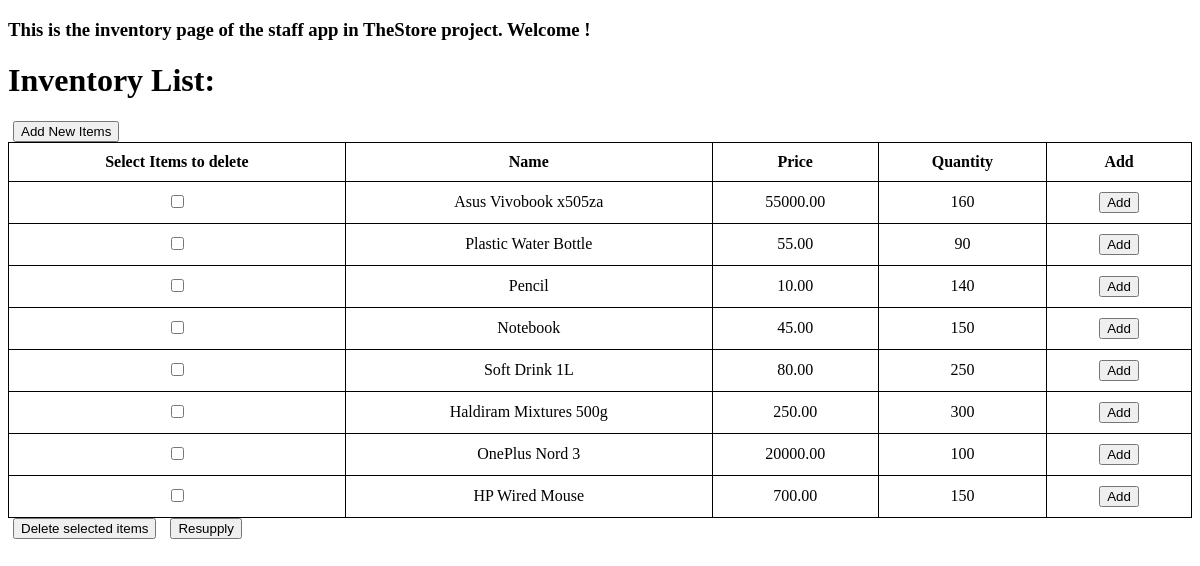
/staff/inventory/, run on the app's committed database.
### staff/models.py (models this page shows, shortened)
class Inventory(models.Model):
    name = models.CharField(max_length=100)
    price = models.DecimalField(max_digits=10, decimal_places=2)
    quantity = models.PositiveIntegerField()

### staff/views.py (the view)
# urls.py: path('inventory/', views.inventory, name="staff_inventory"),
def inventory(request):
    all_items = Inventory.objects.all()
    return render(request, 'staff/inventory.html', {"items": all_items})

### staff/templates/staff/inventory.html (shortened to what this page needs)
<!DOCTYPE html>
<html lang="en">
<head>
</head>
<body>
    <H3>This is the inventory page of the staff app in TheStore project. Welcome ! </H3>
    <h1>Inventory List: </h1>
    <a href="{% url 'add_items' %}">
        <button type="button">Add New Items</button>
    </a>
    <form method="POST" action="{% url 'handle_inventory_actions' %}">
        <table border="1">
            <thead>
                <tr>
                    <th>Select Items to delete</th>
                    <th>Name</th>
                    <th>Price</th>
                    <th>Quantity</th>
                    <th>Add</th>
                </tr>
            </thead>
            <tbody>
                {% for item in items %}
                    <tr>
                        <td>
                            <input type="checkbox" name="items_to_delete" value="{{ item.id }}">
                        </td>
                        <td>{{ item.name }}</td>
                        <td>{{ item.price }}</td>
                        <td>{{ item.quantity }}</td>
                        <td>
                            <button type="button" class="show-counter" data-id="{{ item.id }}">Add</button>
                        </td>
                    </tr>
                {% endfor %}
            </tbody>
        </table>
        <button type="submit" name="action" value="delete">Delete selected items</button>
        <button type="submit" name="action" value="resupply">Resupply</button>
    </form>
</body>
</html>

### staff/templates/staff/inventory.html (style rules this page uses)
table { border-collapse: collapse; width: 100%; }
th, td { border: 1px solid black; padding: 10px; text-align: center; }
button { margin: 0 5px; }

### data on the page
Inventory: name "Asus Vivobook x505za", price "55000.00", quantity "160"
Inventory: name "Plastic Water Bottle", price "55.00", quantity "90"
Inventory: name "Pencil", price "10.00", quantity "140"
Inventory: name "Notebook", price "45.00", quantity "150"
Inventory: name "Soft Drink 1L", price "80.00", quantity "250"
Inventory: name "Haldiram Mixtures 500g", price "250.00", quantity "300"
Inventory: name "OnePlus Nord 3", price "20000.00", quantity "100"
Inventory: name "HP Wired Mouse", price "700.00", quantity "150"
